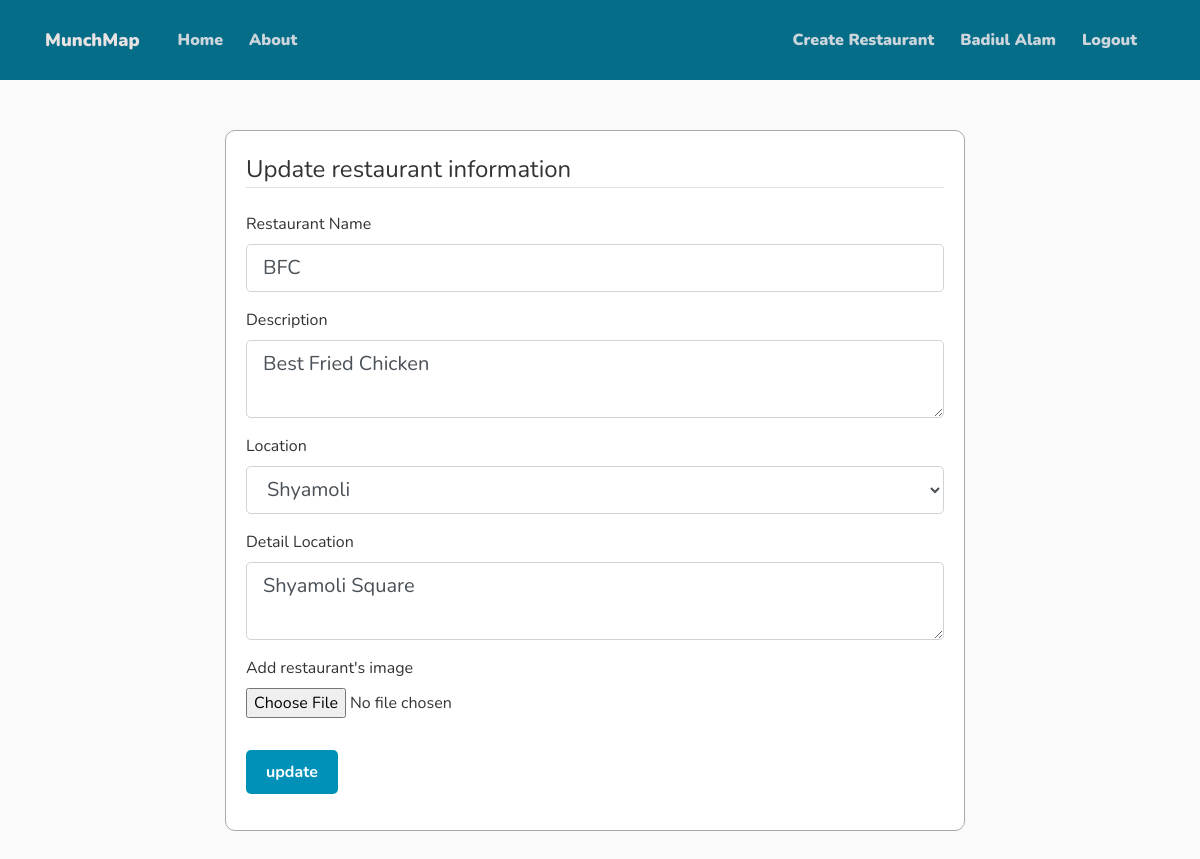
/restaurant/3/update (signed in), run on the app's committed database.
### website/models.py (models this page shows, shortened)
class User(db.Model, UserMixin):
    id = db.Column(db.Integer, primary_key=True)
    username = db.Column(db.String(20), unique=True, nullable=False)
    email = db.Column(db.String(120), unique=True, nullable=False)
    image_file = db.Column(db.String(20), nullable=False,
                           default='default.jpg')
    password = db.Column(db.String(60), nullable=False)
    restaurants = db.relationship('Restaurant', backref='owner', lazy=True)
    restaurant_reviews = db.relationship(
        'RestaurantReview', backref='reviewer', lazy=True)
    food_reviews = db.relationship('FoodReview', backref='reviewer', lazy=True)

class Restaurant(db.Model):
    id = db.Column(db.Integer, primary_key=True)
    name = db.Column(db.String(100), nullable=False)
    owner_id = db.Column(db.Integer, db.ForeignKey('user.id'), nullable=False)
    image_file = db.Column(db.String(20), nullable=False,
                           default='default.jpg')
    location = db.Column(db.String(100), nullable=False)
    description = db.Column(db.Text, nullable=False, default='No description')
    detail_location = db.Column(db.Text)
    rating = db.Column(db.Float, default=0.0)
    foods = db.relationship('Food', backref='belong_to', lazy=True)
    reviews = db.relationship(
        'RestaurantReview', backref='review_for', lazy=True)
    rating_count = db.Column(db.Float, nullable=False, default=0.0)
    total_rating = db.Column(db.Float, nullable=False, default=0.0)
    ratign = db.Column(db.Float, nullable=False, default=0.0)

### website/restaurants/routes.py (the view)
@restaurants.route("/restaurant/<int:restaurant_id>/update", methods=['GET', 'POST'])
@login_required
def update_restaurant(restaurant_id):
    restaurant = Restaurant.query.get_or_404(restaurant_id)
    if restaurant.owner != current_user:
        abort(403)
    form = UpdateForm()
    if form.validate_on_submit():
        restaurant.name = form.name.data
        restaurant.description = form.description.data
        restaurant.location = form.location.data
        restaurant.detail_location = form.detail_location.data
        if form.picture.data:
            picture_file = save_picture(form.picture.data)
            restaurant.image_file = picture_file
        db.session.commit()
        flash('Info has been updated!', 'success')
        return redirect(url_for('restaurants.restaurant', restaurant_id=restaurant.id))
    elif request.method == 'GET':
        form.name.data = restaurant.name
        form.description.data = restaurant.description
        form.location.data = restaurant.location
        form.detail_location.data = restaurant.detail_location
    return render_template('create_restaurant.html', title='Update restaurant',
                           form=form, legend='Update restaurant information')

### website/models.py (called while the page is built)
@login_manager.user_loader
def load_user(user_id):
    return User.query.get(int(user_id))

### website/templates/create_restaurant.html (shortened to what this page needs)
{% extends "layout.html" %} {% block content %}
<div class="create-rest-form">
  <div class="rest-content-section">
    <form method="POST" action="" enctype="multipart/form-data">
      <fieldset class="form-group">
        <legend class="border-bottom mb-4">{{ legend }}</legend>
        <div class="form-group">
          {{ form.name.label(class="form-control-label") }} {% if
          form.name.errors %} {{ form.name(class="form-control form-control-lg
          is-invalid") }}
          <div class="invalid-feedback">
            {% for error in form.name.errors %}
            <span>{{ error }}</span>
            {% endfor %}
          </div>
          {% else %} {{ form.name(class="form-control form-control-lg") }} {%
          endif %}
        </div>
        <div class="form-group">
          {{ form.description.label(class="form-control-label") }} {% if
          form.description.errors %} {{ form.description(class="form-control
          form-control-lg is-invalid") }}
          <div class="invalid-feedback">
            {% for error in form.description.errors %}
            <span>{{ error }}</span>
            {% endfor %}
          </div>
          {% else %} {{ form.description(class="form-control form-control-lg")
          }} {% endif %}
        </div>
        <div class="form-group">
          {{ form.location.label(class="form-control-label") }} {% if
          form.location.errors %} {{ form.location(class="form-control
          form-control-lg is-invalid") }}
          <div class="invalid-feedback">
            {% for error in form.location.errors %}
            <span>{{ error }}</span>
            {% endfor %}
          </div>
          {% else %} {{ form.location(class="form-control form-control-lg") }}
          {% endif %}
        </div>
        <div class="form-group">
          {{ form.detail_location.label(class="form-control-label") }} {% if
          form.detail_location.errors %} {{
          form.detail_location(class="form-control form-control-lg is-invalid")
          }}
          <div class="invalid-feedback">
            {% for error in form.detail_location.errors %}
            <span>{{ error }}</span>
            {% endfor %}
          </div>
          {% else %} {{ form.detail_location(class="form-control
          form-control-lg") }} {% endif %}
        </div>
        <div class="form-group">
          {{ form.picture.label() }} {{ form.picture(class="form-control-file")
          }}
        </div>
      </fieldset>
      <div class="form-group">
        {{ form.submit(class="btn btn-outline-info") }}
      </div>
    </form>
  </div>
</div>
{% endblock content %}

### website/templates/layout.html (shortened to what this page needs)
<!DOCTYPE html>
<html>
  <head>
    <link
      rel="stylesheet"
      href="https://maxcdn.bootstrapcdn.com/bootstrap/4.0.0/css/bootstrap.min.css"
    />
    <link
      rel="stylesheet"
      type="text/css"
      href="{{ url_for('static', filename='main.css') }}"
    />
    <link
      rel="stylesheet"
      href="https://cdnjs.cloudflare.com/ajax/libs/font-awesome/5.15.3/css/all.min.css"
    />
  </head>
  <body>
    <header class="site-header">
      <nav class="navbar navbar-expand-md navbar-dark bg-steel fixed-top">
        <div class="container">
          <a class="navbar-brand mr-8" href="/">MunchMap</a>
          <div class="collapse navbar-collapse" id="navbarToggle">
            <div class="navbar-nav mr-auto">
              <a class="nav-item nav-link" href="{{ url_for('main.home') }}"
                >Home</a
              >
              <a class="nav-item nav-link" href="{{ url_for('main.about') }}"
                >About</a
              >
            </div>
            <div class="navbar-nav">
              {% if current_user.is_authenticated %}
              <a
                class="nav-item nav-link"
                href="{{ url_for('restaurants.new_restaurant') }}"
                >Create Restaurant</a
              >
              <a class="nav-item nav-link" href="{{ url_for('users.account') }}"
                >{{ current_user.username }}</a
              >
              <a class="nav-item nav-link" href="{{ url_for('users.logout') }}"
                >Logout</a
              >
              {% endif %}
            </div>
          </div>
        </div>
      </nav>
    </header>
    <main role="main" class="container">
      <div class="row">
        <div class="col-md-10">
           {% block content %}{% endblock
          %}
        </div>
      </div>
    </main>
  </body>
</html>

### website/static/main.css (style rules this page uses)
* { font-family: "Nunito", sans-serif; margin: 0; padding: 0; box-sizing: border-box; outline: none; border: none; text-decoration: none; transition: all 0.2s linear; }
html { overflow-x: hidden; scroll-behavior: smooth; scroll-padding-top: 6rem; }
body { background: #fafafa; color: #333333; margin-top: 5rem; }
a { color: black; font-size: large; font-weight: 1000; }
.bg-steel { background-color: #066d89; height: 80px; position: absolute; transition: transform 0.3s ease; top: 0; left: 0; width: 100%; }
.site-header .navbar-nav .nav-link { color: #cbd5db; font-size: medium; margin-right: 10px; }
.site-header .navbar-brand { color: rgb(232, 226, 226); font-size: large; margin-right: 30px; border: #1f2223; }
.rest-content-section { align-self: center; background: #ffffff; padding: 20px; border: 1px solid #aaa9a9; border-radius: 10px; margin-left: 60px; margin-right: auto; }
.btn { display: inline-block; padding: 10px 20px; font-size: 16px; font-weight: bold; text-align: center; text-decoration: none; border-radius: 5px; border: none; background-color: #0191b8; color: #ffffff; cursor: pointer; transition: background-color 0.3s ease; }
.create-rest-form { margin-left: 120px; margin-top: 50px; margin-bottom: 50px; width: 800px; align-self: center; }

### data on the page
User: username "Badiul Alam"
Restaurant: name "BFC", description "Best Fried Chicken", location "Shyamoli", detail_location "Shyamoli Square"

### other printed values
{{ legend }} "Update restaurant information"
